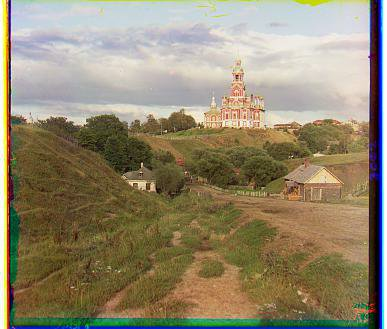
#> input picture proj1/media/single_scale/cathedral_aligned.jpg, 387 x 329 px, given as the content of the folder data, which was not available
$ python main.py
#> lines starting #> are read from the running program, lines starting #| are printed output that depends on the picture; pictures that were not available may be replaced by others from this repository, and a replacement may not be noted
### proj1/submission/code/utils.py
# CS180 (CS280A) Project 1 - shared alignment functions.
#
# euclidean_align / pyramind_align are metric-agnostic: they just compare
# whatever two 2D arrays they're given (raw pixels, or a gradient image, or
# anything else with the same shape as the reference).

import numpy as np
import skimage as sk


# align im1 to im2 using a simple exhaustive search over a window of shifts
def euclidean_align(im1, im2, center=(0, 0), window=(-15, 15), square_frac=0.5):
    h, w = im2.shape
    ch, cw = int(h * square_frac / 2), int(w * square_frac / 2)
    cy, cx = h // 2, w // 2
    y0, y1 = cy - ch, cy + ch
    x0, x1 = cx - cw, cx + cw
    # only score a center square region, so borders/wraparound dont skew the match
    im2_sq = im2[y0:y1, x0:x1]

    min_ssd = np.inf
    best_x, best_y = 0, 0

    for dx in range(window[0], window[1] + 1):
        for dy in range(window[0], window[1] + 1):
            new_x, new_y = center[0] + dx, center[1] + dy
            # shift by indexing instead of np.roll, so there's no wraparound
            shifted_sq = im1[y0 - new_x:y1 - new_x, x0 - new_y:x1 - new_y]
            # euclidean distance: sq root of sum of squared differences
            ssd = np.sqrt(np.sum((shifted_sq - im2_sq) ** 2))
            if ssd < min_ssd:
                min_ssd = ssd
                best_x = new_x
                best_y = new_y

    return best_x, best_y


# [24 lines left out: functions pyramind_align, crop_wraparound, not called in this run]


def load_channels(imname):
#> called with imname = '_only/cathedral_aligned.jpg'
    import skimage.io as skio
    im = sk.img_as_float(skio.imread(imname))
    height = np.floor(im.shape[0] / 3.0).astype(int)
#> height = 109
    b = im[:height]
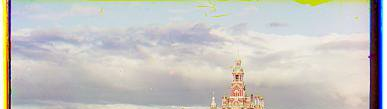
#> b: shape (109, 387, 3) float64; mean R, G, B 0.775, 0.77, 0.756
    g = im[height:2 * height]
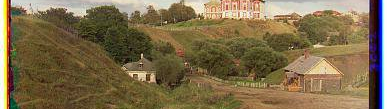
#> g: shape (109, 387, 3) float64; mean R, G, B 0.497, 0.427, 0.297
    r = im[2 * height:3 * height]
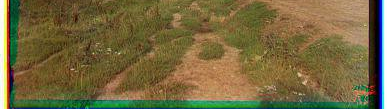
#> r: shape (109, 387, 3) float64; mean R, G, B 0.457, 0.405, 0.244
    return b, g, r

### proj1/submission/code/main.py
# CS180 (CS280A) Project 1: Images of the Russian Empire
#
# Colorizes the Prokudin-Gorskii glass-plate negatives by splitting each into
# its B/G/R thirds and aligning G and R onto B. Runs three variants for the
# writeup:
#   1. single_scale  - exhaustive L2 search, one scale, on the small JPEGs
#   2. pyramid_l2    - multi-scale pyramid, L2 on raw RGB pixels (baseline)
#   3. golden        - pyramid_l2 + Sobel-gradient features
#
# Run from the proj1/ directory: `python code/main.py`

import glob
import json
import os
import time

import numpy as np
import skimage as sk
import skimage.filters as skf
import skimage.io as skio

from utils import crop_wraparound, euclidean_align, load_channels, pyramind_align

DATA_DIRS = ['data', 'data_custom']
RESULTS_PATH = 'results.json'


# [19 lines left out: functions image_paths, save_aligned, not called in this run]


def run_single_scale(results):
    # exhaustive, single-scale, raw-pixel L2 search on the small JPEGs only
    print('=== single-scale (L2, raw pixels) ===')
    out_dir = 'output/single_scale'
    results['single_scale'] = {}
    for imname in sorted(glob.glob('data/*.jpg')):
        t0 = time.time()
        b, g, r = load_channels(imname)
        shift_g = euclidean_align(g, b, window=(-15, 15))
        shift_r = euclidean_align(r, b, window=(-15, 15))
        fname = save_aligned(b, g, r, shift_g, shift_r, imname, out_dir)
        dt = time.time() - t0
        print(f'{imname}: g={shift_g} r={shift_r} ({dt:.1f}s)')
        results['single_scale'][os.path.basename(imname)] = {
            'g_shift': shift_g, 'r_shift': shift_r, 'seconds': round(dt, 2),
        }


# [35 lines left out: functions run_pyramid_l2, run_golden, not called in this run]


if __name__ == '__main__':
    results = {}
#> (the run stopped early here; a loop or call above may not have finished)
